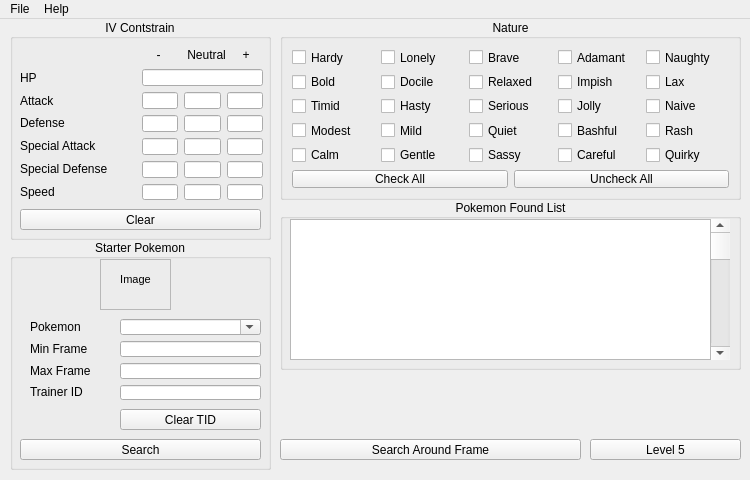
<?xml version="1.0" encoding="UTF-8"?>
<ui version="4.0">
 <class>MainWindow</class>
 <widget class="QMainWindow" name="MainWindow">
  <property name="geometry">
   <rect>
    <x>0</x>
    <y>0</y>
    <width>750</width>
    <height>480</height>
   </rect>
  </property>
  <property name="windowTitle">
   <string>Pokemon Gen 3 Starter Manip</string>
  </property>
  <widget class="QWidget" name="centralwidget">
   <widget class="QGroupBox" name="groupBox_IV_Constrain">
    <property name="geometry">
     <rect>
      <x>10</x>
      <y>0</y>
      <width>261</width>
      <height>221</height>
     </rect>
    </property>
    <property name="title">
     <string>IV Contstrain</string>
    </property>
    <property name="alignment">
     <set>Qt::AlignmentFlag::AlignCenter</set>
    </property>
    <property name="flat">
     <bool>false</bool>
    </property>
    <property name="checkable">
     <bool>false</bool>
    </property>
    <widget class="QPushButton" name="pushButton_Clear_Constrain">
     <property name="geometry">
      <rect>
       <x>10</x>
       <y>190</y>
       <width>241</width>
       <height>21</height>
      </rect>
     </property>
     <property name="text">
      <string>Clear</string>
     </property>
    </widget>
    <widget class="QLabel" name="label_Neutral_Iv_Or_Not">
     <property name="geometry">
      <rect>
       <x>130</x>
       <y>20</y>
       <width>121</width>
       <height>31</height>
      </rect>
     </property>
     <property name="text">
      <string>     -        Neutral     +</string>
     </property>
    </widget>
    <widget class="QWidget" name="layoutWidget">
     <property name="geometry">
      <rect>
       <x>132</x>
       <y>50</y>
       <width>121</width>
       <height>131</height>
      </rect>
     </property>
     <layout class="QGridLayout" name="gridLayout">
      <item row="0" column="0" colspan="3">
       <widget class="QLineEdit" name="lineEdit_HP_IV"/>
      </item>
      <item row="1" column="0">
       <widget class="QLineEdit" name="lineEdit_Minu_Attack_IV"/>
      </item>
      <item row="1" column="1">
       <widget class="QLineEdit" name="lineEdit_Neutral_Attack_IV"/>
      </item>
      <item row="1" column="2">
       <widget class="QLineEdit" name="lineEdit_Plus_Attack_IV"/>
      </item>
      <item row="2" column="0">
       <widget class="QLineEdit" name="lineEdit_Minu_Defense_IV"/>
      </item>
      <item row="2" column="1">
       <widget class="QLineEdit" name="lineEdit_Neutral_Defense_IV"/>
      </item>
      <item row="2" column="2">
       <widget class="QLineEdit" name="lineEdit_Plus_Attack_IV_2"/>
      </item>
      <item row="3" column="0">
       <widget class="QLineEdit" name="lineEdit_Minus_Special_Attack_IV"/>
      </item>
      <item row="3" column="1">
       <widget class="QLineEdit" name="lineEdit_Neutral_Special_Attack_IV"/>
      </item>
      <item row="3" column="2">
       <widget class="QLineEdit" name="lineEdit_Plus_Special_Attack_IV"/>
      </item>
      <item row="4" column="0">
       <widget class="QLineEdit" name="lineEdit_Minus_Special_Defense_IV"/>
      </item>
      <item row="4" column="1">
       <widget class="QLineEdit" name="lineEdit_Neutral_Special_Defense_IV"/>
      </item>
      <item row="4" column="2">
       <widget class="QLineEdit" name="lineEdit_Plus_Special_Defense_IV"/>
      </item>
      <item row="5" column="0">
       <widget class="QLineEdit" name="lineEdit_Minus_Speed_IV"/>
      </item>
      <item row="5" column="1">
       <widget class="QLineEdit" name="lineEdit_Neutral_Speed_IV"/>
      </item>
      <item row="5" column="2">
       <widget class="QLineEdit" name="lineEdit_Plus_Speed_IV"/>
      </item>
     </layout>
    </widget>
    <widget class="QWidget" name="layoutWidget">
     <property name="geometry">
      <rect>
       <x>10</x>
       <y>50</y>
       <width>99</width>
       <height>131</height>
      </rect>
     </property>
     <layout class="QVBoxLayout" name="verticalLayout_3">
      <item>
       <widget class="QLabel" name="label_HP_IV">
        <property name="text">
         <string>HP</string>
        </property>
       </widget>
      </item>
      <item>
       <widget class="QLabel" name="label_Attack_IV">
        <property name="text">
         <string>Attack</string>
        </property>
       </widget>
      </item>
      <item>
       <widget class="QLabel" name="label_Defense_IV">
        <property name="text">
         <string>Defense</string>
        </property>
       </widget>
      </item>
      <item>
       <widget class="QLabel" name="label_Special_Attack_IV">
        <property name="text">
         <string>Special Attack</string>
        </property>
       </widget>
      </item>
      <item>
       <widget class="QLabel" name="label_Special_Defense_IV">
        <property name="text">
         <string>Special Defense</string>
        </property>
       </widget>
      </item>
      <item>
       <widget class="QLabel" name="label_Speed_IV">
        <property name="text">
         <string>Speed</string>
        </property>
       </widget>
      </item>
     </layout>
    </widget>
   </widget>
   <widget class="QGroupBox" name="groupBox_Nature">
    <property name="geometry">
     <rect>
      <x>280</x>
      <y>0</y>
      <width>461</width>
      <height>181</height>
     </rect>
    </property>
    <property name="title">
     <string>Nature</string>
    </property>
    <property name="alignment">
     <set>Qt::AlignmentFlag::AlignCenter</set>
    </property>
    <layout class="QGridLayout" name="gridLayout_2">
     <item row="0" column="0" colspan="2">
      <layout class="QHBoxLayout" name="horizontalLayout">
       <item>
        <widget class="QCheckBox" name="checkBox_Nature_Hardy">
         <property name="text">
          <string>Hardy</string>
         </property>
        </widget>
       </item>
       <item>
        <widget class="QCheckBox" name="checkBox_Nature_Lonely">
         <property name="text">
          <string>Lonely</string>
         </property>
        </widget>
       </item>
       <item>
        <widget class="QCheckBox" name="checkBox_Nature_Brave">
         <property name="text">
          <string>Brave</string>
         </property>
        </widget>
       </item>
       <item>
        <widget class="QCheckBox" name="checkBox_Nature_Adamant">
         <property name="text">
          <string>Adamant</string>
         </property>
        </widget>
       </item>
       <item>
        <widget class="QCheckBox" name="checkBox_Nature_Naughty">
         <property name="text">
          <string>Naughty</string>
         </property>
        </widget>
       </item>
      </layout>
     </item>
     <item row="1" column="0" colspan="2">
      <layout class="QHBoxLayout" name="horizontalLayout_2">
       <item>
        <widget class="QCheckBox" name="checkBox_Nature_Bold">
         <property name="text">
          <string>Bold</string>
         </property>
        </widget>
       </item>
       <item>
        <widget class="QCheckBox" name="checkBox_Nature_Docile">
         <property name="text">
          <string>Docile</string>
         </property>
        </widget>
       </item>
       <item>
        <widget class="QCheckBox" name="checkBox_Nature_Relaxed">
         <property name="text">
          <string>Relaxed</string>
         </property>
        </widget>
       </item>
       <item>
        <widget class="QCheckBox" name="checkBox_Nature_Impish">
         <property name="text">
          <string>Impish</string>
         </property>
        </widget>
       </item>
       <item>
        <widget class="QCheckBox" name="checkBox_Nature_Lax">
         <property name="text">
          <string>Lax</string>
         </property>
        </widget>
       </item>
      </layout>
     </item>
     <item row="2" column="0" colspan="2">
      <layout class="QHBoxLayout" name="horizontalLayout_3">
       <item>
        <widget class="QCheckBox" name="checkBox_Nature_Timid">
         <property name="text">
          <string>Timid</string>
         </property>
        </widget>
       </item>
       <item>
        <widget class="QCheckBox" name="checkBox_Nature_Hasty">
         <property name="text">
          <string>Hasty</string>
         </property>
        </widget>
       </item>
       <item>
        <widget class="QCheckBox" name="checkBox_Nature_Serious">
         <property name="text">
          <string>Serious</string>
         </property>
        </widget>
       </item>
       <item>
        <widget class="QCheckBox" name="checkBox_Nature_Jolly">
         <property name="text">
          <string>Jolly</string>
         </property>
        </widget>
       </item>
       <item>
        <widget class="QCheckBox" name="checkBox_Nature_Naive">
         <property name="text">
          <string>Naive</string>
         </property>
        </widget>
       </item>
      </layout>
     </item>
     <item row="3" column="0" colspan="2">
      <layout class="QHBoxLayout" name="horizontalLayout_4">
       <item>
        <widget class="QCheckBox" name="checkBox_Nature_Modest">
         <property name="text">
          <string>Modest</string>
         </property>
        </widget>
       </item>
       <item>
        <widget class="QCheckBox" name="checkBox_Nature_Mild">
         <property name="text">
          <string>Mild</string>
         </property>
        </widget>
       </item>
       <item>
        <widget class="QCheckBox" name="checkBox_Nature_Quiet">
         <property name="text">
          <string>Quiet</string>
         </property>
        </widget>
       </item>
       <item>
        <widget class="QCheckBox" name="checkBox_Nature_Bashful">
         <property name="text">
          <string>Bashful</string>
         </property>
        </widget>
       </item>
       <item>
        <widget class="QCheckBox" name="checkBox_Nature_Rash">
         <property name="text">
          <string>Rash</string>
         </property>
        </widget>
       </item>
      </layout>
     </item>
     <item row="4" column="0" colspan="2">
      <layout class="QHBoxLayout" name="horizontalLayout_5">
       <item>
        <widget class="QCheckBox" name="checkBox_Nature_Calm">
         <property name="text">
          <string>Calm</string>
         </property>
        </widget>
       </item>
       <item>
        <widget class="QCheckBox" name="checkBox_Nature_Gentle">
         <property name="text">
          <string>Gentle</string>
         </property>
        </widget>
       </item>
       <item>
        <widget class="QCheckBox" name="checkBox_Nature_Sassy">
         <property name="text">
          <string>Sassy</string>
         </property>
        </widget>
       </item>
       <item>
        <widget class="QCheckBox" name="checkBox_Nature_Careful">
         <property name="text">
          <string>Careful</string>
         </property>
        </widget>
       </item>
       <item>
        <widget class="QCheckBox" name="checkBox_Nature_Quirky">
         <property name="text">
          <string>Quirky</string>
         </property>
        </widget>
       </item>
      </layout>
     </item>
     <item row="5" column="0">
      <widget class="QPushButton" name="pushButton_Check_All_Nature">
       <property name="text">
        <string>Check All</string>
       </property>
      </widget>
     </item>
     <item row="5" column="1">
      <widget class="QPushButton" name="pushButton_UnCheck_All_Nature">
       <property name="text">
        <string>Uncheck All</string>
       </property>
      </widget>
     </item>
    </layout>
   </widget>
   <widget class="QGroupBox" name="groupBox_Starter_Pokemon">
    <property name="geometry">
     <rect>
      <x>10</x>
      <y>220</y>
      <width>261</width>
      <height>231</height>
     </rect>
    </property>
    <property name="title">
     <string>Starter Pokemon</string>
    </property>
    <property name="alignment">
     <set>Qt::AlignmentFlag::AlignCenter</set>
    </property>
    <widget class="QPushButton" name="pushButton_Search_Pokemon">
     <property name="geometry">
      <rect>
       <x>10</x>
       <y>200</y>
       <width>241</width>
       <height>21</height>
      </rect>
     </property>
     <property name="text">
      <string>Search</string>
     </property>
    </widget>
    <widget class="QPushButton" name="pushButton_Clear_TID">
     <property name="geometry">
      <rect>
       <x>110</x>
       <y>170</y>
       <width>141</width>
       <height>21</height>
      </rect>
     </property>
     <property name="text">
      <string>Clear TID</string>
     </property>
    </widget>
    <widget class="QFrame" name="frame_Pokemon_Image">
     <property name="geometry">
      <rect>
       <x>90</x>
       <y>20</y>
       <width>71</width>
       <height>51</height>
      </rect>
     </property>
     <property name="frameShape">
      <enum>QFrame::Shape::StyledPanel</enum>
     </property>
     <property name="frameShadow">
      <enum>QFrame::Shadow::Raised</enum>
     </property>
     <widget class="QLabel" name="label_Pokemon_Image">
      <property name="geometry">
       <rect>
        <x>0</x>
        <y>-10</y>
        <width>71</width>
        <height>61</height>
       </rect>
      </property>
      <property name="text">
       <string>&lt;html&gt;&lt;head/&gt;&lt;body&gt;&lt;p&gt;&lt;span style=&quot; font-size:8pt;&quot;&gt;Image&lt;/span&gt;&lt;/p&gt;&lt;/body&gt;&lt;/html&gt;</string>
      </property>
      <property name="alignment">
       <set>Qt::AlignmentFlag::AlignCenter</set>
      </property>
     </widget>
    </widget>
    <widget class="QWidget" name="layoutWidget">
     <property name="geometry">
      <rect>
       <x>20</x>
       <y>80</y>
       <width>70</width>
       <height>81</height>
      </rect>
     </property>
     <layout class="QVBoxLayout" name="verticalLayout_2">
      <item>
       <widget class="QLabel" name="label_Pokemon_Name">
        <property name="text">
         <string>Pokemon</string>
        </property>
       </widget>
      </item>
      <item>
       <widget class="QLabel" name="label_Min_Frame">
        <property name="text">
         <string>Min Frame</string>
        </property>
       </widget>
      </item>
      <item>
       <widget class="QLabel" name="label_Max_Frame">
        <property name="text">
         <string>Max Frame</string>
        </property>
       </widget>
      </item>
      <item>
       <widget class="QLabel" name="label_Trainer_ID">
        <property name="text">
         <string>Trainer ID</string>
        </property>
       </widget>
      </item>
     </layout>
    </widget>
    <widget class="QWidget" name="layoutWidget">
     <property name="geometry">
      <rect>
       <x>110</x>
       <y>80</y>
       <width>141</width>
       <height>81</height>
      </rect>
     </property>
     <layout class="QVBoxLayout" name="verticalLayout">
      <item>
       <widget class="QComboBox" name="comboBox_Pokemon_Names">
        <property name="editable">
         <bool>true</bool>
        </property>
       </widget>
      </item>
      <item>
       <widget class="QLineEdit" name="lineEdit_Minimum_Frame"/>
      </item>
      <item>
       <widget class="QLineEdit" name="lineEdit_Max_Frame"/>
      </item>
      <item>
       <widget class="QLineEdit" name="lineEdit_Trainer_ID"/>
      </item>
     </layout>
    </widget>
   </widget>
   <widget class="QGroupBox" name="groupBox_Pokemon_Found_List">
    <property name="geometry">
     <rect>
      <x>280</x>
      <y>180</y>
      <width>461</width>
      <height>171</height>
     </rect>
    </property>
    <property name="title">
     <string>Pokemon Found List</string>
    </property>
    <property name="alignment">
     <set>Qt::AlignmentFlag::AlignCenter</set>
    </property>
    <widget class="QScrollBar" name="verticalScrollBar_Pokemon_Found_List">
     <property name="geometry">
      <rect>
       <x>430</x>
       <y>20</y>
       <width>20</width>
       <height>141</height>
      </rect>
     </property>
     <property name="orientation">
      <enum>Qt::Orientation::Vertical</enum>
     </property>
    </widget>
    <widget class="QTableView" name="tableView_Pokemon_Found">
     <property name="geometry">
      <rect>
       <x>10</x>
       <y>20</y>
       <width>421</width>
       <height>141</height>
      </rect>
     </property>
    </widget>
   </widget>
   <widget class="QPushButton" name="pushButton_Search_Around_Frame">
    <property name="geometry">
     <rect>
      <x>280</x>
      <y>420</y>
      <width>301</width>
      <height>21</height>
     </rect>
    </property>
    <property name="text">
     <string>Search Around Frame</string>
    </property>
   </widget>
   <widget class="QPushButton" name="pushButton_Change_Pokemon_Level">
    <property name="geometry">
     <rect>
      <x>590</x>
      <y>420</y>
      <width>151</width>
      <height>21</height>
     </rect>
    </property>
    <property name="text">
     <string>Level 5</string>
    </property>
   </widget>
  </widget>
  <widget class="QMenuBar" name="menubar">
   <property name="geometry">
    <rect>
     <x>0</x>
     <y>0</y>
     <width>750</width>
     <height>23</height>
    </rect>
   </property>
   <widget class="QMenu" name="menuHelp">
    <property name="title">
     <string>Help</string>
    </property>
    <addaction name="actionAbout"/>
   </widget>
   <widget class="QMenu" name="menuFile">
    <property name="title">
     <string>File</string>
    </property>
    <addaction name="actionExit"/>
   </widget>
   <addaction name="menuFile"/>
   <addaction name="menuHelp"/>
  </widget>
  <action name="actionAbout">
   <property name="text">
    <string>&amp;About</string>
   </property>
  </action>
  <action name="actionExit">
   <property name="text">
    <string>&amp;Exit</string>
   </property>
  </action>
 </widget>
 <resources/>
 <connections/>
</ui>
